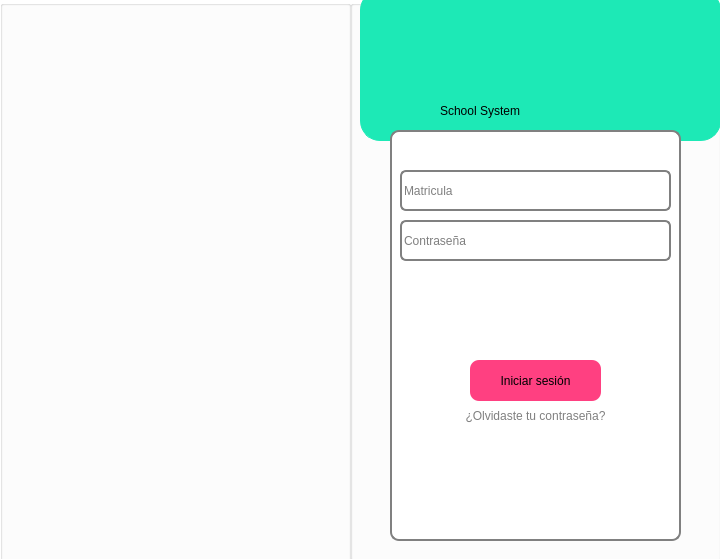
<?xml version="1.0" encoding="UTF-8"?>
<ui version="4.0">
 <class>inicio</class>
 <widget class="QDialog" name="inicio">
  <property name="geometry">
   <rect>
    <x>0</x>
    <y>0</y>
    <width>720</width>
    <height>559</height>
   </rect>
  </property>
  <property name="windowTitle">
   <string>Dialog</string>
  </property>
  <property name="styleSheet">
   <string notr="true">background-color: rgb(255, 255, 255);</string>
  </property>
  <widget class="QGroupBox" name="groupBox_2">
   <property name="geometry">
    <rect>
     <x>350</x>
     <y>0</y>
     <width>371</width>
     <height>561</height>
    </rect>
   </property>
   <property name="styleSheet">
    <string notr="true">background-color: rgb(255, 255, 255);</string>
   </property>
   <property name="title">
    <string/>
   </property>
   <widget class="QGroupBox" name="groupBox_4">
    <property name="geometry">
     <rect>
      <x>40</x>
      <y>130</y>
      <width>291</width>
      <height>411</height>
     </rect>
    </property>
    <property name="styleSheet">
     <string notr="true">background-color: rgb(255, 255, 255);
  border: 2px solid gray;
    border-radius: 9px;
    margin-top: 0.5em;</string>
    </property>
    <property name="title">
     <string/>
    </property>
    <widget class="QLineEdit" name="Contrasena">
     <property name="geometry">
      <rect>
       <x>10</x>
       <y>90</y>
       <width>271</width>
       <height>41</height>
      </rect>
     </property>
     <property name="styleSheet">
      <string notr="true">font: 14pt &quot;Times New Roman&quot;;
color: rgb(0,0,0);
background: transparent;
border: 2px solid gray;
    border-radius: 6px;
    margin-top: 0.5em;</string>
     </property>
     <property name="text">
      <string/>
     </property>
     <property name="echoMode">
      <enum>QLineEdit::Password</enum>
     </property>
     <property name="placeholderText">
      <string>Contraseña</string>
     </property>
    </widget>
    <widget class="QLineEdit" name="Matricula">
     <property name="geometry">
      <rect>
       <x>10</x>
       <y>40</y>
       <width>271</width>
       <height>41</height>
      </rect>
     </property>
     <property name="styleSheet">
      <string notr="true">font: 14pt &quot;Times New Roman&quot;;
color: rgb(0,0,0);
background: transparent;
border: 2px solid gray;
    border-radius: 6px;
    margin-top: 0.5em;</string>
     </property>
     <property name="text">
      <string/>
     </property>
     <property name="placeholderText">
      <string>Matricula</string>
     </property>
    </widget>
    <widget class="QPushButton" name="Inicio_sesion">
     <property name="geometry">
      <rect>
       <x>80</x>
       <y>230</y>
       <width>131</width>
       <height>41</height>
      </rect>
     </property>
     <property name="mouseTracking">
      <bool>true</bool>
     </property>
     <property name="focusPolicy">
      <enum>Qt::ClickFocus</enum>
     </property>
     <property name="styleSheet">
      <string notr="true">background-color: #FF4081;
font: 14pt 75 &quot;Times New Roman&quot;;
border:none;
hover!pressed:border: 5px solid blue;
</string>
     </property>
     <property name="text">
      <string>Iniciar sesión</string>
     </property>
     <property name="flat">
      <bool>false</bool>
     </property>
    </widget>
    <widget class="QPushButton" name="Olvidaste_Contrasena">
     <property name="geometry">
      <rect>
       <x>60</x>
       <y>270</y>
       <width>171</width>
       <height>31</height>
      </rect>
     </property>
     <property name="focusPolicy">
      <enum>Qt::ClickFocus</enum>
     </property>
     <property name="styleSheet">
      <string notr="true">background-color:transparent;
color: grey;
border:none;
font: 10pt 75 &quot;Times New Roman&quot;;</string>
     </property>
     <property name="text">
      <string>¿Olvidaste tu contraseña?</string>
     </property>
    </widget>
    <widget class="QLabel" name="label_4">
     <property name="geometry">
      <rect>
       <x>120</x>
       <y>160</y>
       <width>51</width>
       <height>61</height>
      </rect>
     </property>
     <property name="styleSheet">
      <string notr="true">background-color: transparent;
border:none;</string>
     </property>
     <property name="text">
      <string/>
     </property>
     <property name="pixmap">
      <pixmap resource="SRC.qrc">:/Images/login-square-arrow-button-outline_icon-icons.com_73220.png</pixmap>
     </property>
     <property name="scaledContents">
      <bool>true</bool>
     </property>
    </widget>
   </widget>
   <widget class="QLabel" name="label">
    <property name="geometry">
     <rect>
      <x>90</x>
      <y>90</y>
      <width>201</width>
      <height>41</height>
     </rect>
    </property>
    <property name="styleSheet">
     <string notr="true">font: 75 25pt &quot;Berlin Sans FB Demi&quot;;
background:transparent;

</string>
    </property>
    <property name="text">
     <string>School System</string>
    </property>
   </widget>
   <widget class="QLabel" name="label_3">
    <property name="geometry">
     <rect>
      <x>140</x>
      <y>10</y>
      <width>81</width>
      <height>81</height>
     </rect>
    </property>
    <property name="styleSheet">
     <string notr="true">background-color: transparent</string>
    </property>
    <property name="text">
     <string/>
    </property>
    <property name="pixmap">
     <pixmap resource="SRC.qrc">:/Images/pencils_120694.png</pixmap>
    </property>
    <property name="scaledContents">
     <bool>true</bool>
    </property>
   </widget>
   <widget class="QLabel" name="label_5">
    <property name="geometry">
     <rect>
      <x>10</x>
      <y>-10</y>
      <width>361</width>
      <height>151</height>
     </rect>
    </property>
    <property name="styleSheet">
     <string notr="true">background-color: #1DE9B6;  
border: 1px solid #1DE9B6;
    border-radius: 20px;
    margin-top: 0.5em;</string>
    </property>
    <property name="text">
     <string/>
    </property>
   </widget>
   <zorder>label_5</zorder>
   <zorder>groupBox_4</zorder>
   <zorder>label</zorder>
   <zorder>label_3</zorder>
  </widget>
  <widget class="QGroupBox" name="groupBox">
   <property name="geometry">
    <rect>
     <x>0</x>
     <y>0</y>
     <width>351</width>
     <height>581</height>
    </rect>
   </property>
   <property name="styleSheet">
    <string notr="true">background-color: rgb(255, 255, 255);</string>
   </property>
   <property name="title">
    <string/>
   </property>
   <widget class="QLabel" name="label_2">
    <property name="geometry">
     <rect>
      <x>-10</x>
      <y>50</y>
      <width>371</width>
      <height>441</height>
     </rect>
    </property>
    <property name="styleSheet">
     <string notr="true">background-color: transparent;
</string>
    </property>
    <property name="text">
     <string/>
    </property>
    <property name="pixmap">
     <pixmap resource="SRC.qrc">:/Images/1490820813-6_82408.png</pixmap>
    </property>
    <property name="scaledContents">
     <bool>true</bool>
    </property>
   </widget>
  </widget>
 </widget>
 <resources>
  <include location="SRC.qrc"/>
 </resources>
 <connections/>
</ui>
